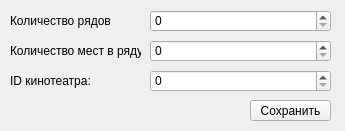
<?xml version="1.0" encoding="UTF-8"?>
<ui version="4.0">
 <class>Form</class>
 <widget class="QWidget" name="Form">
  <property name="geometry">
   <rect>
    <x>0</x>
    <y>0</y>
    <width>345</width>
    <height>131</height>
   </rect>
  </property>
  <property name="windowTitle">
   <string>Form</string>
  </property>
  <widget class="QLabel" name="label">
   <property name="geometry">
    <rect>
     <x>10</x>
     <y>10</y>
     <width>101</width>
     <height>21</height>
    </rect>
   </property>
   <property name="text">
    <string>Количество рядов:</string>
   </property>
  </widget>
  <widget class="QSpinBox" name="rows_box">
   <property name="geometry">
    <rect>
     <x>150</x>
     <y>10</y>
     <width>181</width>
     <height>22</height>
    </rect>
   </property>
   <property name="maximum">
    <number>99999</number>
   </property>
  </widget>
  <widget class="QLabel" name="feedback_label">
   <property name="geometry">
    <rect>
     <x>10</x>
     <y>100</y>
     <width>211</width>
     <height>20</height>
    </rect>
   </property>
   <property name="text">
    <string/>
   </property>
  </widget>
  <widget class="QPushButton" name="save_button">
   <property name="geometry">
    <rect>
     <x>250</x>
     <y>100</y>
     <width>81</width>
     <height>21</height>
    </rect>
   </property>
   <property name="text">
    <string>Сохранить</string>
   </property>
  </widget>
  <widget class="QLabel" name="label_2">
   <property name="geometry">
    <rect>
     <x>10</x>
     <y>70</y>
     <width>91</width>
     <height>21</height>
    </rect>
   </property>
   <property name="text">
    <string>ID кинотеатра:</string>
   </property>
  </widget>
  <widget class="QSpinBox" name="cinema_box">
   <property name="geometry">
    <rect>
     <x>150</x>
     <y>70</y>
     <width>181</width>
     <height>22</height>
    </rect>
   </property>
   <property name="maximum">
    <number>999999</number>
   </property>
  </widget>
  <widget class="QLabel" name="label_3">
   <property name="geometry">
    <rect>
     <x>10</x>
     <y>40</y>
     <width>131</width>
     <height>21</height>
    </rect>
   </property>
   <property name="text">
    <string>Количество мест в ряду:</string>
   </property>
  </widget>
  <widget class="QSpinBox" name="cols_box">
   <property name="geometry">
    <rect>
     <x>150</x>
     <y>40</y>
     <width>181</width>
     <height>22</height>
    </rect>
   </property>
   <property name="maximum">
    <number>99999</number>
   </property>
  </widget>
 </widget>
 <resources/>
 <connections/>
</ui>
